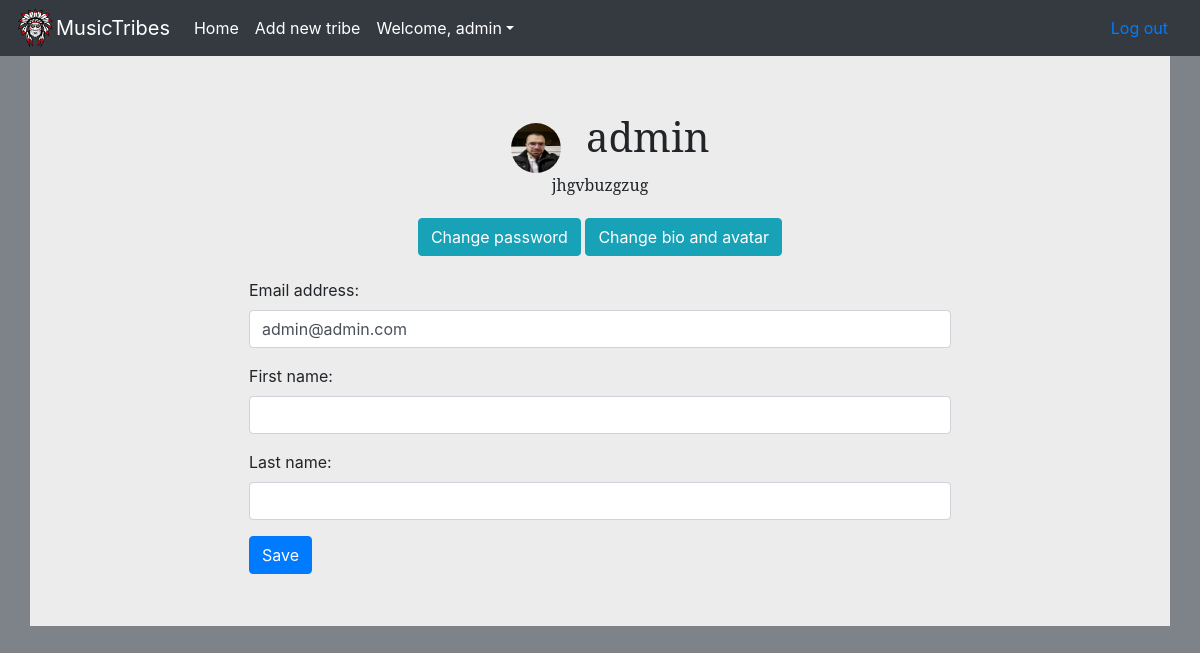
/accounts/editprofile (signed in), run on an earlier commit of the app's database.
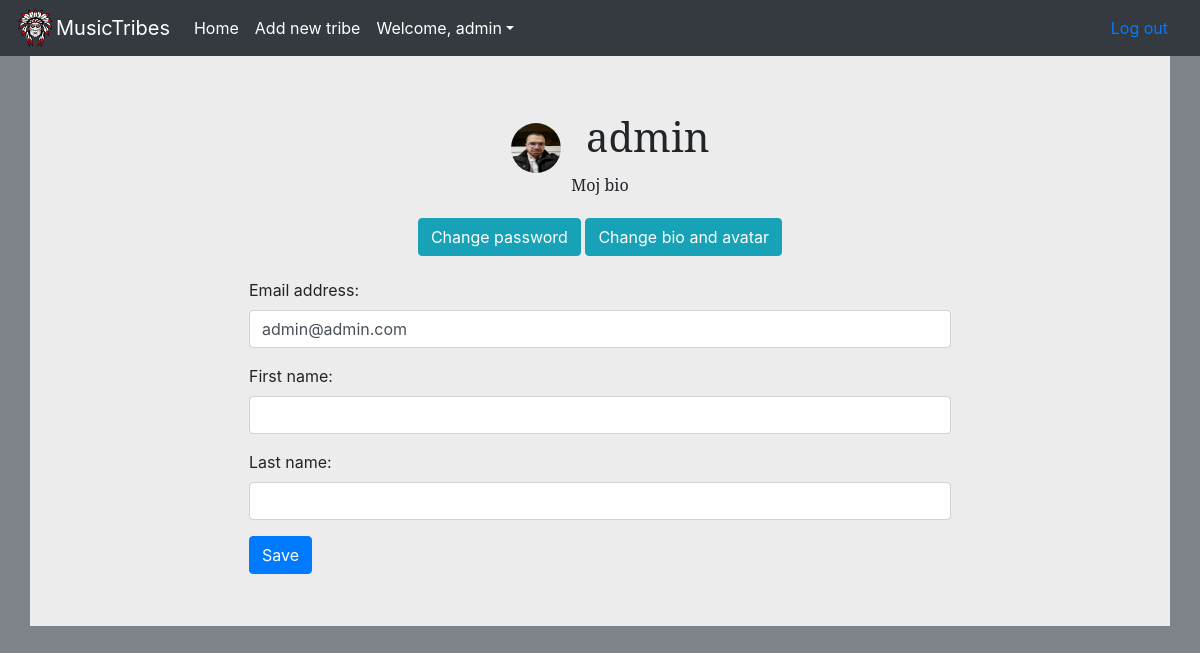
And on a later commit of the database.
### accounts/models.py (models this page shows, shortened)
class Profile(models.Model):
    user = models.OneToOneField(User, on_delete=models.CASCADE)
    bio = models.TextField(max_length=1000, blank=True)
    avatarurl =  models.CharField(max_length=1000,default="https://icon-library.com/images/unknown-person-icon/unknown-person-icon-17.jpg",blank=True)
    tribes = models.ManyToManyField('app.Tribe',blank=True)
    avatar_img = models.ImageField(upload_to='images',blank = True)

### accounts/views.py (the view)
# urls.py: path('editprofile',views.editprofile, name="editprofile"),
@login_required
@transaction.atomic
def editprofile(request):
    if request.method == 'POST':
        user_form = EditUserForm(request.POST, instance=request.user)
        profile_form=EditProfileForm(request.POST, instance=request.user.profile)
        if user_form.is_valid() and profile_form.is_valid():
            user_form.save()
            profile_form.save()
            messages.success(request, ('Your profile was successfully updated!'))
            return HttpResponseRedirect(reverse('app:index'))
        else:
            return redirect('accounts:editprofile')
    else:
        user_form = EditUserForm(instance=request.user)
        profile = request.user.profile
        profile_form = EditProfileForm(instance=request.user.profile)
        context = {"form":user_form,
                    "profile":profile}
        context['form']=user_form
        return render(request, 'app/edituser.html', context)

### accounts/forms.py
class EditUserForm(forms.ModelForm):
    class Meta:
        model = User
        fields=('email','first_name','last_name')

### app/templates/app/edituser.html (shortened to what this page needs)
{% extends 'app/base.html' %}
{% load static %}
{% block content %}
<div class="container all-forms">
    <div class="edit-user-header">
        {% if profile.avatar_img %}
            <img class="avatar" src ="{{profile.avatar_img.url}}"></img>
        {% else %}
            <img class="avatar" src ="{{profile.avatarurl}}"></img>
        {% endif %}
        <h1 style="display:inline;font-family: 'Noto Serif', serif;">{{user.username}}</h1>
        <p style="font-family: 'Noto Serif', serif;">{{profile.bio}}</p>
    </div>
    <div class="edit-user-optional">
        <a href="{%url 'accounts:changepassword' %}" class="btn btn-info">Change password</a>
        <a href="{%url 'accounts:extendededit' %}" class="btn btn-info">Change bio and avatar</a>
    </div>
    <form method="post" accept-charset="utf-8">
        {%include 'includes/bs4_form.html' %}
        <div class="row">
        <div class="col-md-8 mx-auto"><input type="submit" value="Save" class="btn btn-primary"></div>
    </form>
</div>
{% endblock %}

What changed in the data, as far as the page shows it:
changed Profile: bio "jhgvbuzgzug" → "Moj bio"
